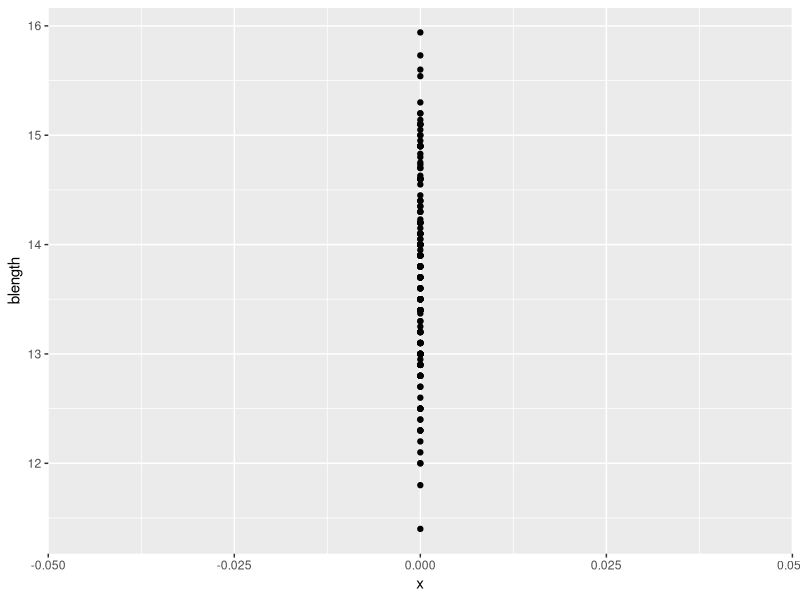
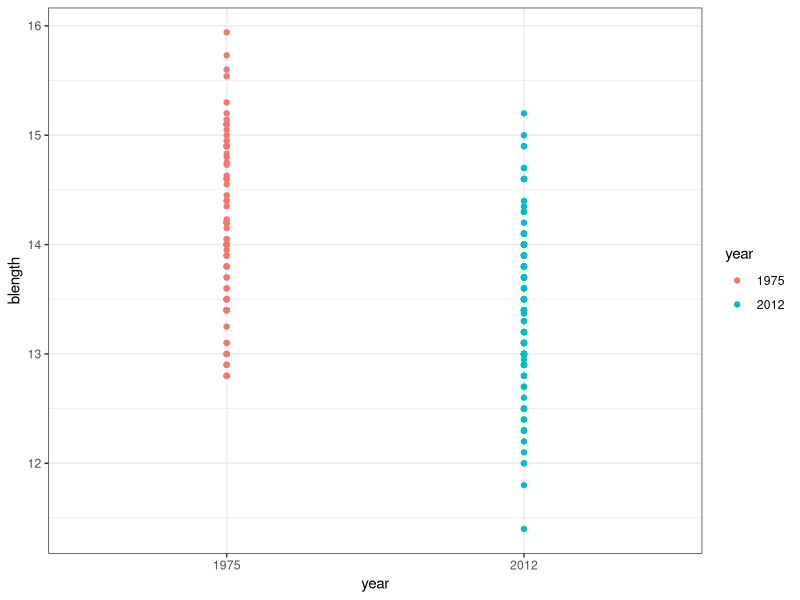
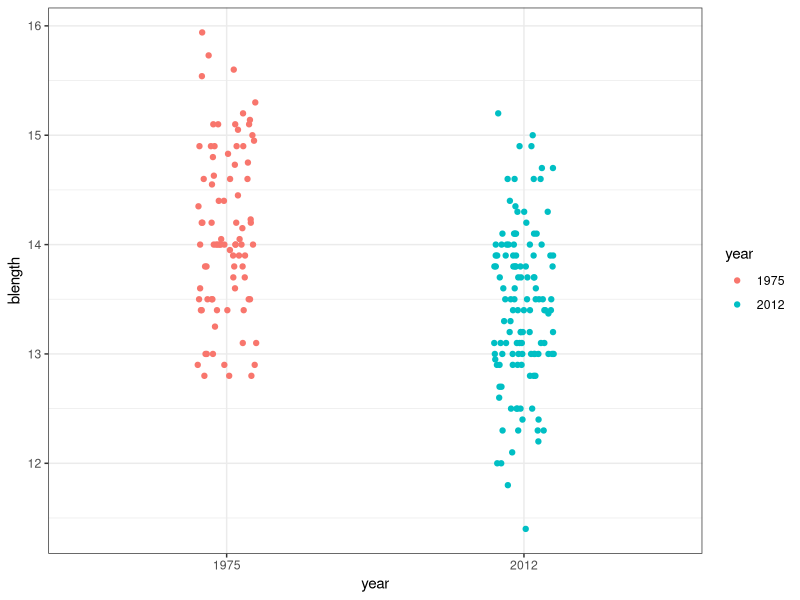
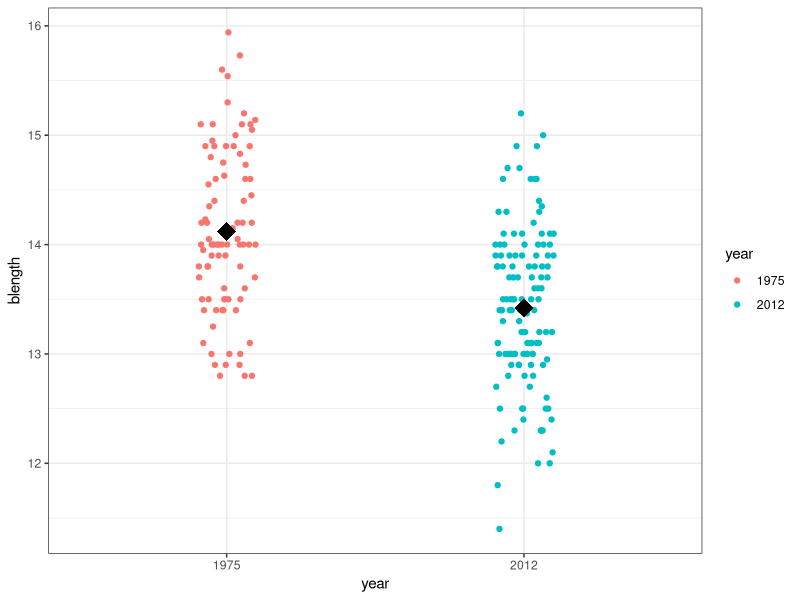
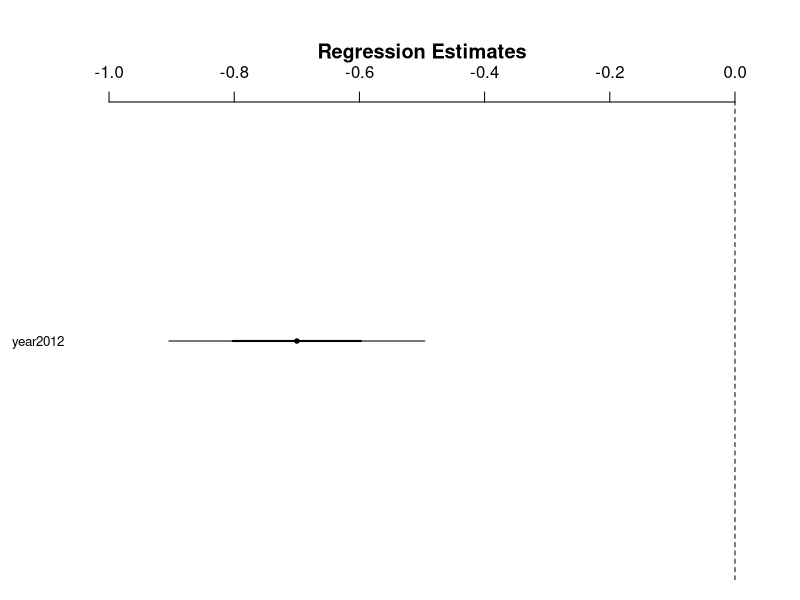
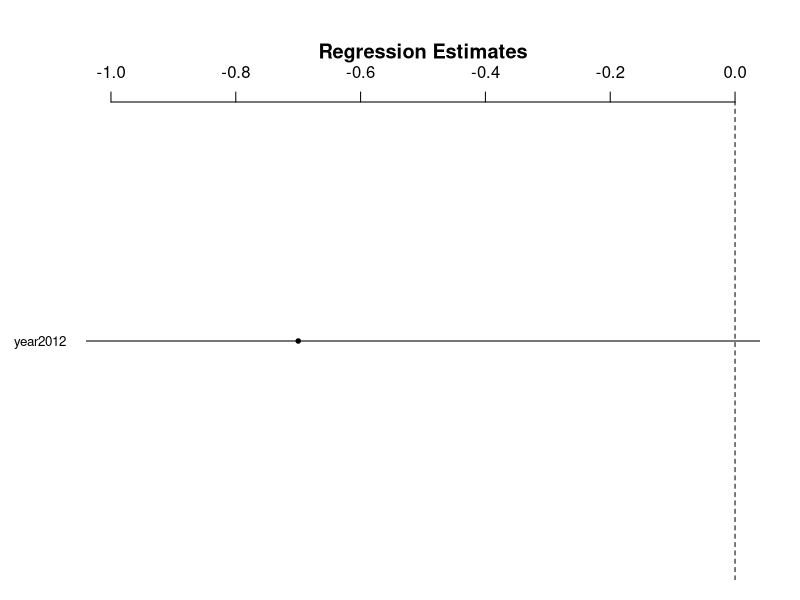
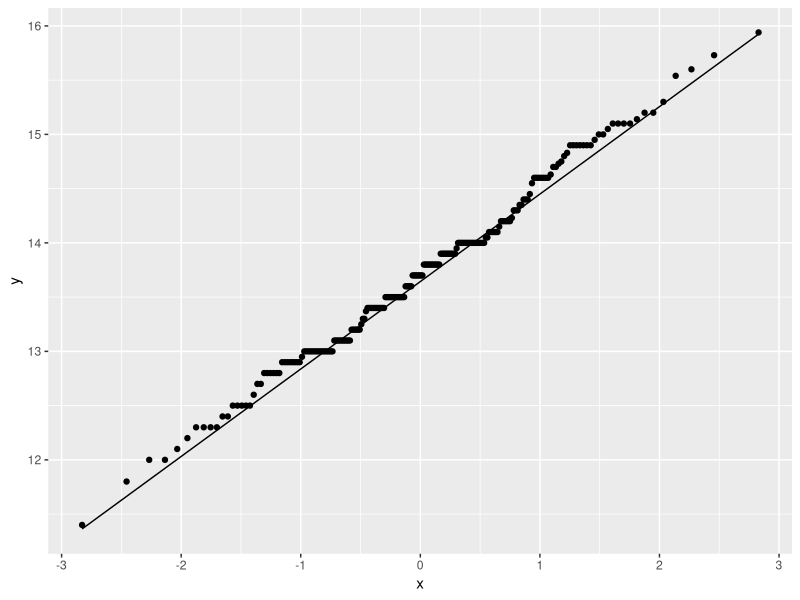
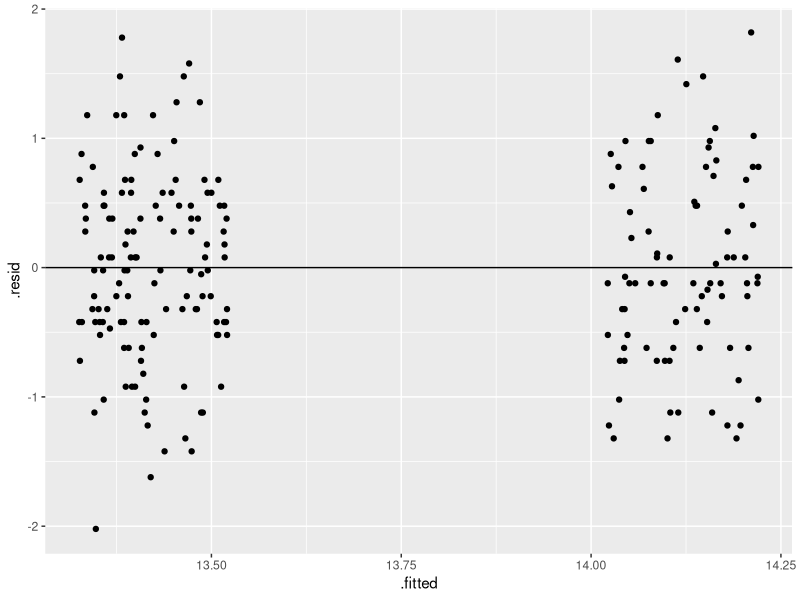

These figures' R source, in order:
## ---- chunk 1
#| label: setup
#| include: false

library(arm)
library(tidyverse)

finch <- read.csv(here::here("data/galapago-finches.csv"),
                  stringsAsFactors = TRUE)
## ---- chunk 2
scandens <- finch %>%
  filter(species == "scandens") %>%
  as_tibble()

fortis <- finch %>%
  filter(species == "fortis") %>%
  as_tibble()

# change the year column to a character data type
scandens$year <- as.character(scandens$year)

head(scandens)

mode(scandens$year)

## ---- chunk 3
ggplot(scandens, 
       aes(y = blength,
           x = 0)) +
  geom_point()
## ---- chunk 4
flm0 <- lm(blength ~ 1, data = scandens)
## ---- chunk 5
display(flm0)
## ---- chunk 6
### 1.5a coef.est / global mean = 13.71
### 1.5b SEM = 0.06
### 1.5c n = 214 
### 1.5d k = 1
### 1.5e residual SD = 0.81
### 1.5f r-squared = 0
## ---- chunk 7
mean(scandens$blength)
# output in 1.6 should match 1.5a  

## ---- chunk 8
sd(scandens$blength)
# output in 1.7 should match 1.5B  
## ---- chunk 9
ggplot(scandens,
       aes(x = year, 
           y = blength, 
           color = year)) +
  geom_point() +
  theme_bw()
## ---- chunk 10
ggplot(scandens,
       aes(x = year, 
           y = blength, 
           color = year)) +
  geom_point(position = position_jitter(width = 0.1, height = 0)) +
  theme_bw()
## ---- chunk 11
flm1 <- lm(blength ~ year, data = scandens)
display(flm1)
## ---- chunk 12
# mean 1975 = Intercept = 14.12
## ---- chunk 13
# mean 2012
14.12 - 0.70
## ---- chunk 14
ggplot(scandens,
       aes(x = year, 
           y = blength, 
           color = year)) +
  geom_point(position = position_jitter(
    width = 0.1, 
    height = 0)) +
  stat_summary(fun = mean, 
               geom = "point",
               color = "black",
               shape = 18, 
               size = 6) +
  theme_bw()
## ---- chunk 15
confint(flm1)
## ---- chunk 16
coefplot(flm1, xlim = c(-1, 0))
## ---- chunk 17
# there is a difference in beak length between 1975 and 2012
# the 95% CI does not include 0, either in the nnumber line or on the plot
## ---- chunk 18
confint(flm1, level = 0.99)
## ---- chunk 19
coefplot(flm1, xlim = c(-1, 0), sd = 3)
## ---- chunk 20
# Extrapolation of uncertainty, unequal sample size. 
## ---- chunk 21
ggplot(scandens, aes(sample = blength)) +
  stat_qq() + # plot qq points
  stat_qq_line() # reference line
## ---- chunk 22
#This indicates that the residuals are normally distributed
## ---- chunk 23
ggplot(flm1,
       aes(x = .fitted, y = .resid)) +
  geom_point(
    position = position_jitter(width = 0.1,
                               height = 0)) +
  geom_hline(yintercept = 0)
## ---- chunk 24
# equal distribution above and below the reference line (0)
# no obvious pattern in points moving across the x-axis
## ---- chunk 25
scandens_factor <- scandens

scandens_factor$year <- factor(scandens_factor$year, levels = c("2012", "1975"))

display(lm(blength~year, data = scandens_factor))
